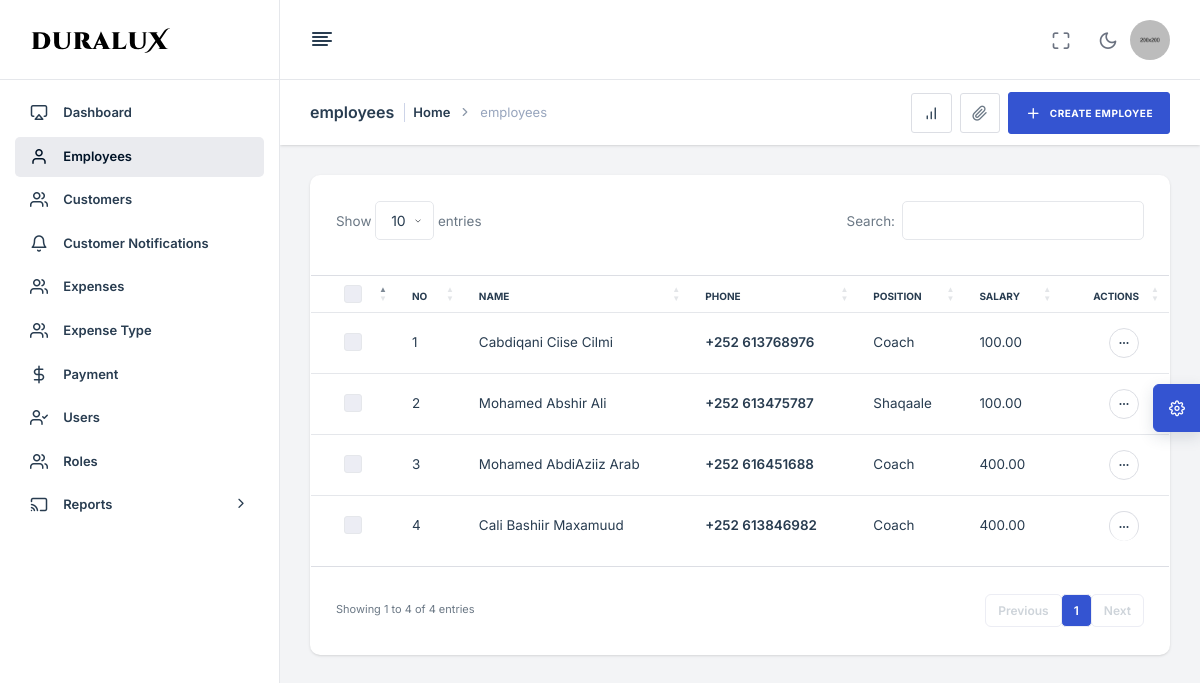
Page /employee.php (signed in) on the committed database.
### tables this page shows
CREATE TABLE `employee` (
  `id` int(11) NOT NULL,
  `idcard` varchar(255) NOT NULL,
  `name` varchar(255) NOT NULL,
  `phone` varchar(20) NOT NULL,
  `position` varchar(100) NOT NULL,
  `salary` decimal(10,2) NOT NULL,
  `perifillage` tinyint(4) NOT NULL DEFAULT 0,
  `date` datetime NOT NULL DEFAULT current_timestamp()
);

### conn/functions.php (called while the page is built, shortened)
<?php
include "db.php";
function readAll($cols,$table){
    global $db;
    $query = "select $cols from $table";
    return $db-> query($query)->fetchAll(PDO::FETCH_OBJ);
}

### employee.php (the view, shortened to what this page needs)
<div class="nxl-content">
            <div class="page-header">
                <div class="page-header-left d-flex align-items-center">
                    <div class="page-header-title">
                        <h5 class="m-b-10">employees</h5>
                    </div>
                    <ul class="breadcrumb">
                        <li class="breadcrumb-item"><a href="index.html">Home</a></li>
                        <li class="breadcrumb-item">employees</li>
                    </ul>
                </div>
                <div class="page-header-right ms-auto">
                    <div class="page-header-right-items">
                        <div class="d-flex align-items-center gap-2 page-header-right-items-wrapper">
                            <a href="javascript:void(0);" class="btn btn-icon btn-light-brand" data-bs-toggle="collapse" data-bs-target="#collapseOne">
                                <i class="feather-bar-chart"></i>
                            </a>
                            <div class="dropdown">
                                <a class="btn btn-icon btn-light-brand" data-bs-toggle="dropdown" data-bs-offset="0, 10" data-bs-auto-close="outside">
                                    <i class="feather-paperclip"></i>
                                </a>
                            </div>
                            <button type="button" class="btn btn-primary" data-bs-toggle="modal" data-bs-target="#employee-model">
                                <i class="feather-plus me-2"></i>
                                <span>Create employee</span>
                            </button>
                        </div>
                    </div>
                </div>
            </div>
            <div class="main-content">
                <div class="row">
                    <div class="col-lg-12">
                        <div class="card stretch stretch-full">
                            <div class="card-body p-0">
                                <div class="table-responsive">
                                    <table class="table table-hover" id="customerList">
                                        <thead>
                                            <tr>
                                                <th class="wd-30">
                                                    <div class="btn-group mb-1">
                                                        <div class="custom-control custom-checkbox ms-1">
                                                        </div>
                                                    </div>
                                                </th>
                                                <th>No</th>
                                                <th>Name</th>
                                                <th>Phone</th>
                                                <th>position</th>
                                                <th>Salary</th>
                                                <th class="text-end">Actions</th>
                                            </tr>
                                        </thead>
                                        <tbody>
                                            <?php
                                                $num = 0;
                                                foreach(readAll("*","employee") as $c) {?>
                                            <tr class="single-item">
                                                <td>
                                                    <div class="item-checkbox ms-1">
                                                        <div class="custom-control custom-checkbox">
                                                        </div>
                                                    </div>
                                                </td>
                                                <td><?=++$num?></td>
                                                <td>
                                                    <span class="text-truncate-1-line"><?= $c->name ?></span>
                                                </td>
                                                <td><a href="tel:<?=$c->phone?>">+252 <?=$c->phone?></a></td>
                                                <td><?=$c->position?></td>
                                                <td><?=$c->salary?></td>
                                                <td>
                                                    <div class="hstack gap-2 justify-content-end">
                                                        <div class="dropdown">
                                                            <a href="javascript:void(0)" class="avatar-text avatar-md" data-bs-toggle="dropdown" data-bs-offset="0,21">
                                                                <i class="feather feather-more-horizontal"></i>
                                                            </a>
                                                        </div>
                                                    </div>
                                                </td>
                                            </tr>
                                            <?php } ?>
                                        </tbody>
                                    </table>
                                </div>
                            </div>
                        </div>
                    </div>
                </div>
            </div>
        </div>
 <?php include "includes/footer.php"; ?>

### rows in the picture
employee: name "Cabdiqani Ciise Cilmi", phone "613768976", position "Coach", salary "100.00"
employee: name "Mohamed Abshir Ali", phone "613475787", position "Shaqaale", salary "100.00"
employee: name "Mohamed AbdiAziiz Arab", phone "616451688", position "Coach", salary "400.00"
employee: name "Cali Bashiir Maxamuud", phone "613846982", position "Coach", salary "400.00"
